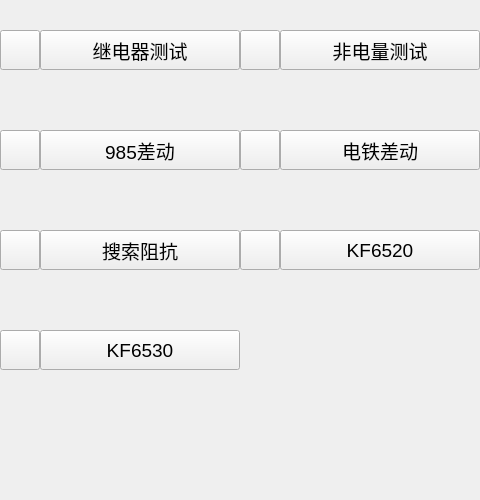
            <widget class="QWidget" name="page_3">
             <layout class="QGridLayout" name="gridLayout_6">
              <property name="leftMargin">
               <number>0</number>
              </property>
              <property name="topMargin">
               <number>0</number>
              </property>
              <property name="rightMargin">
               <number>0</number>
              </property>
              <property name="bottomMargin">
               <number>0</number>
              </property>
              <property name="spacing">
               <number>0</number>
              </property>
              <item row="0" column="0">
               <widget class="QFrame" name="frame_28">
                <property name="minimumSize">
                 <size>
                  <width>0</width>
                  <height>100</height>
                 </size>
                </property>
                <property name="maximumSize">
                 <size>
                  <width>16777215</width>
                  <height>9999</height>
                 </size>
                </property>
                <property name="frameShape">
                 <enum>QFrame::NoFrame</enum>
                </property>
                <property name="frameShadow">
                 <enum>QFrame::Raised</enum>
                </property>
                <layout class="QHBoxLayout" name="horizontalLayout_19">
                 <property name="spacing">
                  <number>0</number>
                 </property>
                 <property name="leftMargin">
                  <number>0</number>
                 </property>
                 <property name="topMargin">
                  <number>0</number>
                 </property>
                 <property name="rightMargin">
                  <number>0</number>
                 </property>
                 <property name="bottomMargin">
                  <number>0</number>
                 </property>
                 <item>
                  <widget class="QToolButton" name="toolButton_18">
                   <property name="minimumSize">
                    <size>
                     <width>40</width>
                     <height>40</height>
                    </size>
                   </property>
                   <property name="maximumSize">
                    <size>
                     <width>40</width>
                     <height>40</height>
                    </size>
                   </property>
                   <property name="text">
                    <string/>
                   </property>
                  </widget>
                 </item>
                 <item>
                  <widget class="QPushButton" name="pushButton_22">
                   <property name="sizePolicy">
                    <sizepolicy hsizetype="Expanding" vsizetype="Fixed">
                     <horstretch>0</horstretch>
                     <verstretch>0</verstretch>
                    </sizepolicy>
                   </property>
                   <property name="minimumSize">
                    <size>
                     <width>200</width>
                     <height>40</height>
                    </size>
                   </property>
                   <property name="maximumSize">
                    <size>
                     <width>9999</width>
                     <height>40</height>
                    </size>
                   </property>
                   <property name="font">
                    <font>
                     <pointsize>14</pointsize>
                    </font>
                   </property>
                   <property name="styleSheet">
                    <string notr="true">QPushButton#m_manualTest{
    background-color: lightblue;   /* Set the background to light blue */
    border: none;                  /* No visible border */
    border-radius: 15px;           /* Rounded corners (adjust as needed) */
}</string>
                   </property>
                   <property name="text">
                    <string>继电器测试</string>
                   </property>
                  </widget>
                 </item>
                </layout>
               </widget>
              </item>
              <item row="2" column="0">
               <widget class="QFrame" name="frame_31">
                <property name="minimumSize">
                 <size>
                  <width>0</width>
                  <height>100</height>
                 </size>
                </property>
                <property name="maximumSize">
                 <size>
                  <width>16777215</width>
                  <height>9999</height>
                 </size>
                </property>
                <property name="frameShape">
                 <enum>QFrame::NoFrame</enum>
                </property>
                <property name="frameShadow">
                 <enum>QFrame::Raised</enum>
                </property>
                <layout class="QHBoxLayout" name="horizontalLayout_22">
                 <property name="spacing">
                  <number>0</number>
                 </property>
                 <property name="leftMargin">
                  <number>0</number>
                 </property>
                 <property name="topMargin">
                  <number>0</number>
                 </property>
                 <property name="rightMargin">
                  <number>0</number>
                 </property>
                 <property name="bottomMargin">
                  <number>0</number>
                 </property>
                 <item>
                  <widget class="QToolButton" name="toolButton_21">
                   <property name="minimumSize">
                    <size>
                     <width>40</width>
                     <height>40</height>
                    </size>
                   </property>
                   <property name="maximumSize">
                    <size>
                     <width>40</width>
                     <height>40</height>
                    </size>
                   </property>
                   <property name="text">
                    <string/>
                   </property>
                  </widget>
                 </item>
                 <item>
                  <widget class="QPushButton" name="pushButton_25">
                   <property name="sizePolicy">
                    <sizepolicy hsizetype="Expanding" vsizetype="Fixed">
                     <horstretch>0</horstretch>
                     <verstretch>0</verstretch>
                    </sizepolicy>
                   </property>
                   <property name="minimumSize">
                    <size>
                     <width>200</width>
                     <height>40</height>
                    </size>
                   </property>
                   <property name="maximumSize">
                    <size>
                     <width>9999</width>
                     <height>40</height>
                    </size>
                   </property>
                   <property name="font">
                    <font>
                     <pointsize>14</pointsize>
                    </font>
                   </property>
                   <property name="styleSheet">
                    <string notr="true">QPushButton#m_manualTest{
    background-color: lightblue;   /* Set the background to light blue */
    border: none;                  /* No visible border */
    border-radius: 15px;           /* Rounded corners (adjust as needed) */
}</string>
                   </property>
                   <property name="text">
                    <string>搜索阻抗</string>
                   </property>
                  </widget>
                 </item>
                </layout>
               </widget>
              </item>
              <item row="1" column="1">
               <widget class="QFrame" name="frame_27">
                <property name="minimumSize">
                 <size>
                  <width>0</width>
                  <height>100</height>
                 </size>
                </property>
                <property name="maximumSize">
                 <size>
                  <width>16777215</width>
                  <height>9999</height>
                 </size>
                </property>
                <property name="frameShape">
                 <enum>QFrame::NoFrame</enum>
                </property>
                <property name="frameShadow">
                 <enum>QFrame::Raised</enum>
                </property>
                <layout class="QHBoxLayout" name="horizontalLayout_18">
                 <property name="spacing">
                  <number>0</number>
                 </property>
                 <property name="leftMargin">
                  <number>0</number>
                 </property>
                 <property name="topMargin">
                  <number>0</number>
                 </property>
                 <property name="rightMargin">
                  <number>0</number>
                 </property>
                 <property name="bottomMargin">
                  <number>0</number>
                 </property>
                 <item>
                  <widget class="QToolButton" name="toolButton_17">
                   <property name="minimumSize">
                    <size>
                     <width>40</width>
                     <height>40</height>
                    </size>
                   </property>
                   <property name="maximumSize">
                    <size>
                     <width>40</width>
                     <height>40</height>
                    </size>
                   </property>
                   <property name="text">
                    <string/>
                   </property>
                  </widget>
                 </item>
                 <item>
                  <widget class="QPushButton" name="pushButton_21">
                   <property name="sizePolicy">
                    <sizepolicy hsizetype="Expanding" vsizetype="Fixed">
                     <horstretch>0</horstretch>
                     <verstretch>0</verstretch>
                    </sizepolicy>
                   </property>
                   <property name="minimumSize">
                    <size>
                     <width>200</width>
                     <height>40</height>
                    </size>
                   </property>
                   <property name="maximumSize">
                    <size>
                     <width>9999</width>
                     <height>40</height>
                    </size>
                   </property>
                   <property name="font">
                    <font>
                     <pointsize>14</pointsize>
                    </font>
                   </property>
                   <property name="styleSheet">
                    <string notr="true">QPushButton#m_manualTest{
    background-color: lightblue;   /* Set the background to light blue */
    border: none;                  /* No visible border */
    border-radius: 15px;           /* Rounded corners (adjust as needed) */
}</string>
                   </property>
                   <property name="text">
                    <string>电铁差动</string>
                   </property>
                  </widget>
                 </item>
                </layout>
               </widget>
              </item>
              <item row="2" column="1">
               <widget class="QFrame" name="frame_26">
                <property name="minimumSize">
                 <size>
                  <width>0</width>
                  <height>100</height>
                 </size>
                </property>
                <property name="maximumSize">
                 <size>
                  <width>16777215</width>
                  <height>100</height>
                 </size>
                </property>
                <property name="frameShape">
                 <enum>QFrame::NoFrame</enum>
                </property>
                <property name="frameShadow">
                 <enum>QFrame::Raised</enum>
                </property>
                <layout class="QHBoxLayout" name="horizontalLayout_17">
                 <property name="spacing">
                  <number>0</number>
                 </property>
                 <property name="leftMargin">
                  <number>0</number>
                 </property>
                 <property name="topMargin">
                  <number>0</number>
                 </property>
                 <property name="rightMargin">
                  <number>0</number>
                 </property>
                 <property name="bottomMargin">
                  <number>0</number>
                 </property>
                 <item>
                  <widget class="QToolButton" name="toolButton_16">
                   <property name="minimumSize">
                    <size>
                     <width>40</width>
                     <height>40</height>
                    </size>
                   </property>
                   <property name="maximumSize">
                    <size>
                     <width>40</width>
                     <height>40</height>
                    </size>
                   </property>
                   <property name="text">
                    <string/>
                   </property>
                  </widget>
                 </item>
                 <item>
                  <widget class="QPushButton" name="pushButton_20">
                   <property name="sizePolicy">
                    <sizepolicy hsizetype="Expanding" vsizetype="Fixed">
                     <horstretch>0</horstretch>
                     <verstretch>0</verstretch>
                    </sizepolicy>
                   </property>
                   <property name="minimumSize">
                    <size>
                     <width>200</width>
                     <height>40</height>
                    </size>
                   </property>
                   <property name="maximumSize">
                    <size>
                     <width>9999</width>
                     <height>40</height>
                    </size>
                   </property>
                   <property name="font">
                    <font>
                     <pointsize>14</pointsize>
                    </font>
                   </property>
                   <property name="styleSheet">
                    <string notr="true">QPushButton#m_manualTest{
    background-color: lightblue;   /* Set the background to light blue */
    border: none;                  /* No visible border */
    border-radius: 15px;           /* Rounded corners (adjust as needed) */
}</string>
                   </property>
                   <property name="text">
                    <string>KF6520</string>
                   </property>
                  </widget>
                 </item>
                </layout>
               </widget>
              </item>
              <item row="0" column="1">
               <widget class="QFrame" name="frame_29">
                <property name="minimumSize">
                 <size>
                  <width>0</width>
                  <height>100</height>
                 </size>
                </property>
                <property name="maximumSize">
                 <size>
                  <width>16777215</width>
                  <height>9999</height>
                 </size>
                </property>
                <property name="frameShape">
                 <enum>QFrame::NoFrame</enum>
                </property>
                <property name="frameShadow">
                 <enum>QFrame::Raised</enum>
                </property>
                <layout class="QHBoxLayout" name="horizontalLayout_20">
                 <property name="spacing">
                  <number>0</number>
                 </property>
                 <property name="leftMargin">
                  <number>0</number>
                 </property>
                 <property name="topMargin">
                  <number>0</number>
                 </property>
                 <property name="rightMargin">
                  <number>0</number>
                 </property>
                 <property name="bottomMargin">
                  <number>0</number>
                 </property>
                 <item>
                  <widget class="QToolButton" name="toolButton_19">
                   <property name="minimumSize">
                    <size>
                     <width>40</width>
                     <height>40</height>
                    </size>
                   </property>
                   <property name="maximumSize">
                    <size>
                     <width>40</width>
                     <height>40</height>
                    </size>
                   </property>
                   <property name="text">
                    <string/>
                   </property>
                  </widget>
                 </item>
                 <item>
                  <widget class="QPushButton" name="pushButton_23">
                   <property name="sizePolicy">
                    <sizepolicy hsizetype="Expanding" vsizetype="Fixed">
                     <horstretch>0</horstretch>
                     <verstretch>0</verstretch>
                    </sizepolicy>
                   </property>
                   <property name="minimumSize">
                    <size>
                     <width>200</width>
                     <height>40</height>
                    </size>
                   </property>
                   <property name="maximumSize">
                    <size>
                     <width>9999</width>
                     <height>40</height>
                    </size>
                   </property>
                   <property name="font">
                    <font>
                     <pointsize>14</pointsize>
                    </font>
                   </property>
                   <property name="styleSheet">
                    <string notr="true">QPushButton#m_manualTest{
    background-color: lightblue;   /* Set the background to light blue */
    border: none;                  /* No visible border */
    border-radius: 15px;           /* Rounded corners (adjust as needed) */
}</string>
                   </property>
                   <property name="text">
                    <string>非电量测试</string>
                   </property>
                  </widget>
                 </item>
                </layout>
               </widget>
              </item>
              <item row="1" column="0">
               <widget class="QFrame" name="frame_30">
                <property name="minimumSize">
                 <size>
                  <width>0</width>
                  <height>100</height>
                 </size>
                </property>
                <property name="maximumSize">
                 <size>
                  <width>16777215</width>
                  <height>9999</height>
                 </size>
                </property>
                <property name="frameShape">
                 <enum>QFrame::NoFrame</enum>
                </property>
                <property name="frameShadow">
                 <enum>QFrame::Raised</enum>
                </property>
                <layout class="QHBoxLayout" name="horizontalLayout_21">
                 <property name="spacing">
                  <number>0</number>
                 </property>
                 <property name="leftMargin">
                  <number>0</number>
                 </property>
                 <property name="topMargin">
                  <number>0</number>
                 </property>
                 <property name="rightMargin">
                  <number>0</number>
                 </property>
                 <property name="bottomMargin">
                  <number>0</number>
                 </property>
                 <item>
                  <widget class="QToolButton" name="toolButton_20">
                   <property name="minimumSize">
                    <size>
                     <width>40</width>
                     <height>40</height>
                    </size>
                   </property>
                   <property name="maximumSize">
                    <size>
                     <width>40</width>
                     <height>40</height>
                    </size>
                   </property>
                   <property name="text">
                    <string/>
                   </property>
                  </widget>
                 </item>
                 <item>
                  <widget class="QPushButton" name="pushButton_24">
                   <property name="sizePolicy">
                    <sizepolicy hsizetype="Expanding" vsizetype="Fixed">
                     <horstretch>0</horstretch>
                     <verstretch>0</verstretch>
                    </sizepolicy>
                   </property>
                   <property name="minimumSize">
                    <size>
                     <width>200</width>
                     <height>40</height>
                    </size>
                   </property>
                   <property name="maximumSize">
                    <size>
                     <width>9999</width>
                     <height>40</height>
                    </size>
                   </property>
                   <property name="font">
                    <font>
                     <pointsize>14</pointsize>
                    </font>
                   </property>
                   <property name="styleSheet">
                    <string notr="true">QPushButton#m_manualTest{
    background-color: lightblue;   /* Set the background to light blue */
    border: none;                  /* No visible border */
    border-radius: 15px;           /* Rounded corners (adjust as needed) */
}</string>
                   </property>
                   <property name="text">
                    <string>985差动</string>
                   </property>
                  </widget>
                 </item>
                </layout>
               </widget>
              </item>
              <item row="3" column="0">
               <widget class="QFrame" name="frame_32">
                <property name="minimumSize">
                 <size>
                  <width>0</width>
                  <height>100</height>
                 </size>
                </property>
                <property name="maximumSize">
                 <size>
                  <width>16777215</width>
                  <height>9999</height>
                 </size>
                </property>
                <property name="frameShape">
                 <enum>QFrame::NoFrame</enum>
                </property>
                <property name="frameShadow">
                 <enum>QFrame::Raised</enum>
                </property>
                <layout class="QHBoxLayout" name="horizontalLayout_23">
                 <property name="spacing">
                  <number>0</number>
                 </property>
                 <property name="leftMargin">
                  <number>0</number>
                 </property>
                 <property name="topMargin">
                  <number>0</number>
                 </property>
                 <property name="rightMargin">
                  <number>0</number>
                 </property>
                 <property name="bottomMargin">
                  <number>0</number>
                 </property>
                 <item>
                  <widget class="QToolButton" name="toolButton_22">
                   <property name="minimumSize">
                    <size>
                     <width>40</width>
                     <height>40</height>
                    </size>
                   </property>
                   <property name="maximumSize">
                    <size>
                     <width>40</width>
                     <height>40</height>
                    </size>
                   </property>
                   <property name="text">
                    <string/>
                   </property>
                  </widget>
                 </item>
                 <item>
                  <widget class="QPushButton" name="pushButton_26">
                   <property name="sizePolicy">
                    <sizepolicy hsizetype="Expanding" vsizetype="Fixed">
                     <horstretch>0</horstretch>
                     <verstretch>0</verstretch>
                    </sizepolicy>
                   </property>
                   <property name="minimumSize">
                    <size>
                     <width>200</width>
                     <height>40</height>
                    </size>
                   </property>
                   <property name="maximumSize">
                    <size>
                     <width>9999</width>
                     <height>40</height>
                    </size>
                   </property>
                   <property name="font">
                    <font>
                     <pointsize>14</pointsize>
                    </font>
                   </property>
                   <property name="styleSheet">
                    <string notr="true">QPushButton#m_manualTest{
    background-color: lightblue;   /* Set the background to light blue */
    border: none;                  /* No visible border */
    border-radius: 15px;           /* Rounded corners (adjust as needed) */
}</string>
                   </property>
                   <property name="text">
                    <string>KF6530</string>
                   </property>
                  </widget>
                 </item>
                </layout>
               </widget>
              </item>
              <item row="4" column="0">
               <widget class="QFrame" name="frame_44">
                <property name="minimumSize">
                 <size>
                  <width>0</width>
                  <height>100</height>
                 </size>
                </property>
                <property name="maximumSize">
                 <size>
                  <width>16777215</width>
                  <height>9999</height>
                 </size>
                </property>
                <property name="frameShape">
                 <enum>QFrame::NoFrame</enum>
                </property>
                <property name="frameShadow">
                 <enum>QFrame::Raised</enum>
                </property>
                <layout class="QHBoxLayout" name="horizontalLayout_35">
                 <property name="spacing">
                  <number>0</number>
                 </property>
                 <property name="leftMargin">
                  <number>0</number>
                 </property>
                 <property name="topMargin">
                  <number>0</number>
                 </property>
                 <property name="rightMargin">
                  <number>0</number>
                 </property>
                 <property name="bottomMargin">
                  <number>0</number>
                 </property>
                </layout>
               </widget>
              </item>
              <item row="3" column="1">
               <widget class="QFrame" name="frame_45">
                <property name="minimumSize">
                 <size>
                  <width>0</width>
                  <height>100</height>
                 </size>
                </property>
                <property name="maximumSize">
                 <size>
                  <width>16777215</width>
                  <height>9999</height>
                 </size>
                </property>
                <property name="frameShape">
                 <enum>QFrame::NoFrame</enum>
                </property>
                <property name="frameShadow">
                 <enum>QFrame::Raised</enum>
                </property>
                <layout class="QHBoxLayout" name="horizontalLayout_36">
                 <property name="spacing">
                  <number>0</number>
                 </property>
                 <property name="leftMargin">
                  <number>0</number>
                 </property>
                 <property name="topMargin">
                  <number>0</number>
                 </property>
                 <property name="rightMargin">
                  <number>0</number>
                 </property>
                 <property name="bottomMargin">
                  <number>0</number>
                 </property>
                </layout>
               </widget>
              </item>
              <item row="4" column="1">
               <widget class="QFrame" name="frame_46">
                <property name="minimumSize">
                 <size>
                  <width>0</width>
                  <height>100</height>
                 </size>
                </property>
                <property name="maximumSize">
                 <size>
                  <width>16777215</width>
                  <height>9999</height>
                 </size>
                </property>
                <property name="frameShape">
                 <enum>QFrame::NoFrame</enum>
                </property>
                <property name="frameShadow">
                 <enum>QFrame::Raised</enum>
                </property>
                <layout class="QHBoxLayout" name="horizontalLayout_37">
                 <property name="spacing">
                  <number>0</number>
                 </property>
                 <property name="leftMargin">
                  <number>0</number>
                 </property>
                 <property name="topMargin">
                  <number>0</number>
                 </property>
                 <property name="rightMargin">
                  <number>0</number>
                 </property>
                 <property name="bottomMargin">
                  <number>0</number>
                 </property>
                </layout>
               </widget>
              </item>
             </layout>
            </widget>
